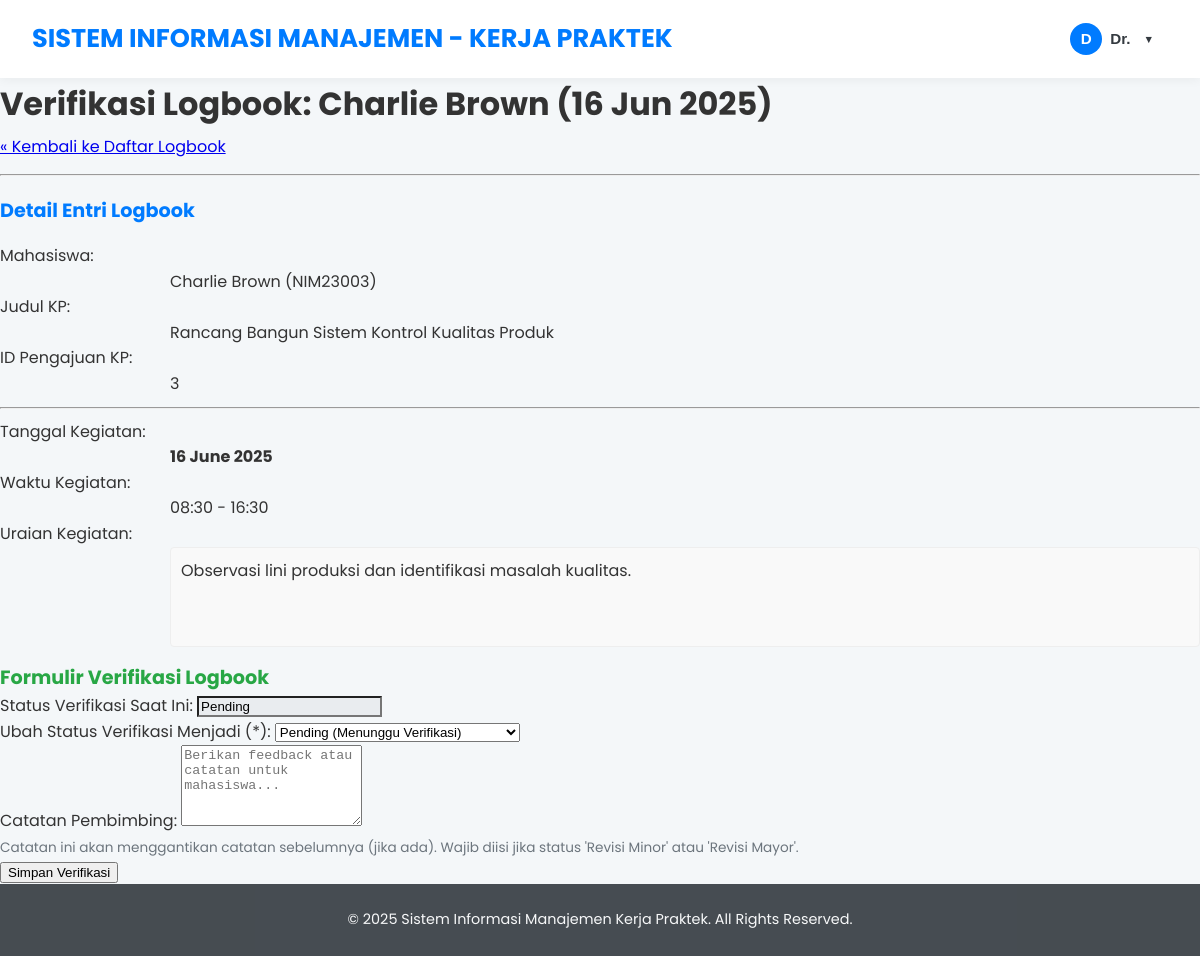
/dosen/logbook_verifikasi_form.php?id_logbook=13 (signed in), run on the app's committed database.
### tables this page shows
CREATE TABLE `logbook` (
  `id_logbook` int NOT NULL,
  `id_pengajuan` int NOT NULL,
  `tanggal_kegiatan` date NOT NULL,
  `jam_mulai` time DEFAULT NULL,
  `jam_selesai` time DEFAULT NULL,
  `uraian_kegiatan` text NOT NULL,
  `status_verifikasi_logbook` enum('pending','disetujui','revisi_minor','revisi_mayor') DEFAULT 'pending',
  `catatan_pembimbing_logbook` text,
  `created_at` timestamp NOT NULL DEFAULT CURRENT_TIMESTAMP,
  `updated_at` timestamp NOT NULL DEFAULT CURRENT_TIMESTAMP ON UPDATE CURRENT_TIMESTAMP
);

CREATE TABLE `mahasiswa` (
  `nim` varchar(15) NOT NULL,
  `password` varchar(100) NOT NULL,
  `nama` varchar(100) NOT NULL,
  `email` varchar(100) NOT NULL,
  `no_hp` varchar(20) DEFAULT NULL,
  `prodi` varchar(50) DEFAULT NULL,
  `angkatan` int DEFAULT NULL,
  `ipk` decimal(3,2) DEFAULT '0.00',
  `sks_lulus` int DEFAULT '0',
  `status_akun` enum('pending_verification','active','suspended') DEFAULT 'pending_verification',
  `created_at` timestamp NOT NULL DEFAULT CURRENT_TIMESTAMP,
  `updated_at` timestamp NOT NULL DEFAULT CURRENT_TIMESTAMP ON UPDATE CURRENT_TIMESTAMP
);

CREATE TABLE `pengajuan_kp` (
  `id_pengajuan` int NOT NULL,
  `nim` varchar(15) NOT NULL,
  `id_perusahaan` int DEFAULT NULL,
  `judul_kp` varchar(255) DEFAULT NULL,
  `deskripsi_kp` text,
  `tanggal_pengajuan` date NOT NULL,
  `tanggal_mulai_rencana` date DEFAULT NULL,
  `tanggal_selesai_rencana` date DEFAULT NULL,
  `status_pengajuan` enum('draft','diajukan_mahasiswa','diverifikasi_dospem','disetujui_dospem','ditolak_dospem','menunggu_konfirmasi_perusahaan','diterima_perusahaan','ditolak_perusahaan','penentuan_dospem_kp','kp_berjalan','selesai_pelaksanaan','laporan_disetujui','selesai_dinilai','dibatalkan') DEFAULT 'draft',
  `nip_dosen_pembimbing_kp` varchar(20) DEFAULT NULL,
  `catatan_admin` text,
  `catatan_dosen` text,
  `surat_pengantar_path` varchar(255) DEFAULT NULL,
  `surat_balasan_perusahaan_path` varchar(255) DEFAULT NULL,
  `created_at` timestamp NOT NULL DEFAULT CURRENT_TIMESTAMP,
  `updated_at` timestamp NOT NULL DEFAULT CURRENT_TIMESTAMP ON UPDATE CURRENT_TIMESTAMP
);

### dosen/logbook_verifikasi_form.php (the view, shortened to what this page needs)
<?php
$nip_dosen_login = $_SESSION['user_id'];
$id_logbook_url = null;
$logbook_detail = null;
$error_message = '';
if (isset($_GET['id_logbook']) && filter_var($_GET['id_logbook'], FILTER_VALIDATE_INT)) {
    $id_logbook_url = (int)$_GET['id_logbook'];
} else {
    $error_message = "ID Logbook tidak valid atau tidak ditemukan.";
}
require_once '../config/db_connect.php';
function getLogbookDetailForDosen($conn_db, $logbook_id, $nip_dosen, &$out_error_message) {
    $data = null;
    $sql = "SELECT
                l.id_logbook, l.id_pengajuan, l.tanggal_kegiatan, l.jam_mulai, l.jam_selesai,
                l.uraian_kegiatan, l.status_verifikasi_logbook, l.catatan_pembimbing_logbook,
                pk.judul_kp, pk.nim AS nim_mahasiswa_kp,
                m.nama AS nama_mahasiswa
            FROM logbook l
            JOIN pengajuan_kp pk ON l.id_pengajuan = pk.id_pengajuan
            JOIN mahasiswa m ON pk.nim = m.nim
            WHERE l.id_logbook = ? AND pk.nip_dosen_pembimbing_kp = ?";
    $stmt = $conn_db->prepare($sql);
    if ($stmt) {
        $stmt->bind_param("is", $logbook_id, $nip_dosen);
        $stmt->execute();
        $result = $stmt->get_result();
        if ($result->num_rows === 1) {
            $data = $result->fetch_assoc();
        } else {
            $out_error_message = "Detail logbook tidak ditemukan atau Anda tidak berhak mengakses logbook ini.";
        }
    } else {
        $out_error_message = "Gagal menyiapkan query untuk mengambil detail logbook: " . (($conn_db->error) ? htmlspecialchars($conn_db->error) : "Kesalahan DB tidak diketahui.");
    }
    return $data;
}
if ($id_logbook_url && empty($error_message_initial_load) && $conn && ($conn instanceof mysqli)) {
    $logbook_detail = getLogbookDetailForDosen($conn, $id_logbook_url, $nip_dosen_login, $error_message);
}
$opsi_status_verifikasi_logbook = [
    'pending' => 'Pending (Menunggu Verifikasi)',
    'disetujui' => 'Disetujui',
    'revisi_minor' => 'Revisi Minor (Perlu Perbaikan Kecil)',
    'revisi_mayor' => 'Revisi Mayor (Perlu Perbaikan Besar)'
];
if ($logbook_detail && !empty($logbook_detail['nama_mahasiswa'])) {
    $page_title = "Verifikasi Logbook: " . htmlspecialchars($logbook_detail['nama_mahasiswa']) . " (" . date("d M Y", strtotime($logbook_detail['tanggal_kegiatan'])) . ")";
}
require_once '../includes/header.php';
?>
<div class="page-layout-wrapper">
    <main class="main-content-area">
        <div class="form-container verifikasi-logbook-form">
            <h1><?php echo htmlspecialchars($page_title); ?></h1>
            <a href="/KP/dosen/logbook_verifikasi_list.php" class="btn btn-light btn-sm mb-3">&laquo; Kembali ke Daftar Logbook</a>
            <hr>
            <?php if ($logbook_detail): ?>
                <div class="info-section card mb-4">
                    <div class="card-header"><h3>Detail Entri Logbook</h3></div>
                    <div class="card-body">
                        <dl>
                            <dt>Mahasiswa:</dt><dd><?php echo htmlspecialchars($logbook_detail['nama_mahasiswa']); ?> (<?php echo htmlspecialchars($logbook_detail['nim_mahasiswa_kp']); ?>)</dd>
                            <dt>Judul KP:</dt><dd><?php echo htmlspecialchars($logbook_detail['judul_kp']); ?></dd>
                            <dt>ID Pengajuan KP:</dt><dd><?php echo $logbook_detail['id_pengajuan']; ?></dd>
                            <hr style="margin: 10px 0;">
                            <dt>Tanggal Kegiatan:</dt><dd><strong><?php echo date("d F Y", strtotime($logbook_detail['tanggal_kegiatan'])); ?></strong></dd>
                            <dt>Waktu Kegiatan:</dt>
                            <dd>
                                <?php
                                if ($logbook_detail['jam_mulai'] && $logbook_detail['jam_selesai']) {
                                    echo date("H:i", strtotime($logbook_detail['jam_mulai'])) . " - " . date("H:i", strtotime($logbook_detail['jam_selesai']));
                                } elseif ($logbook_detail['jam_mulai']) {
                                    echo "Mulai: " . date("H:i", strtotime($logbook_detail['jam_mulai']));
                                } else {
                                    echo "<em>Tidak dicatat</em>";
                                }
                                ?>
                            </dd>
                            <dt>Uraian Kegiatan:</dt>
                            <dd class="uraian-kegiatan-display"><?php echo nl2br(htmlspecialchars($logbook_detail['uraian_kegiatan'])); ?></dd>
                        </dl>
                    </div>
                </div>
                <form action="/KP/dosen/logbook_verifikasi_form.php?id_logbook=<?php echo $id_logbook_url; ?>" method="POST" class="action-form card">
                    <div class="card-header"><h3>Formulir Verifikasi Logbook</h3></div>
                    <div class="card-body">
                        <div class="form-group">
                            <label for="status_verifikasi_logbook_current">Status Verifikasi Saat Ini:</label>
                            <input type="text" id="status_verifikasi_logbook_current" value="<?php echo htmlspecialchars(ucfirst(str_replace('_', ' ', $logbook_detail['status_verifikasi_logbook']))); ?>" readonly class="readonly-input">
                        </div>
                        <div class="form-group">
                            <label for="status_verifikasi_logbook">Ubah Status Verifikasi Menjadi (*):</label>
                            <select id="status_verifikasi_logbook" name="status_verifikasi_logbook" required>
                                <?php foreach ($opsi_status_verifikasi_logbook as $value => $text): ?>
                                    <option value="<?php echo $value; ?>" <?php echo ($logbook_detail['status_verifikasi_logbook'] == $value) ? 'selected' : ''; ?>>
                                        <?php echo htmlspecialchars($text); ?>
                                    </option>
                                <?php endforeach; ?>
                            </select>
                        </div>
                        <div class="form-group">
                            <label for="catatan_pembimbing_logbook">Catatan Pembimbing:</label>
                            <textarea id="catatan_pembimbing_logbook" name="catatan_pembimbing_logbook" rows="5" placeholder="Berikan feedback atau catatan untuk mahasiswa..."></textarea>
                            <small>Catatan ini akan menggantikan catatan sebelumnya (jika ada). Wajib diisi jika status 'Revisi Minor' atau 'Revisi Mayor'.</small>
                        </div>
                        <div class="form-actions">
                            <button type="submit" name="submit_verifikasi_logbook" class="btn btn-success">Simpan Verifikasi</button>
                        </div>
                    </div>
                </form>
            <?php elseif(empty($error_message)): ?>
                <div class="message info"><p>Memuat detail logbook...</p></div>
            <?php endif; ?>
        </div>
    </main>
</div>
<?php
require_once '../includes/footer.php';
?>

### includes/header.php (style rules this page uses)
:root { --primary-color: #007BFF; --primary-hover: #0056b3; --secondary-color: #6c757d; --dark-color: #343a40; --light-color: #f8f9fa; --background-color: #f4f7f9; --text-color: #333; --border-color: #dee2e6; --card-shadow: 0 4px 15px rgba(0,0,0,0.06); --border-radius: 12px; }
* { box-sizing: border-box; }
body, h1, h2, h3, h4, h5, h6, p, ul, ol { margin: 0; padding: 0; }
body { font-family: 'Poppins', sans-serif; line-height: 1.6; background-color: var(--background-color); color: var(--text-color); display: flex; flex-direction: column; min-height: 100vh; }

### dosen/logbook_verifikasi_form.php (style rules this page uses)
.verifikasi-logbook-form h1 { margin-top: 0; margin-bottom: 5px; }
.verifikasi-logbook-form hr { margin-top:15px; margin-bottom: 20px; }
.btn.mb-3 { margin-bottom: 1rem !important; }
.info-section.card .card-header h3 { font-size: 1.2em; color: #007bff; }
.info-section.card .card-body dl dt { width: 160px; }
.info-section.card .card-body dl dd { margin-left: 170px; }
.uraian-kegiatan-display { white-space: pre-wrap; background-color: #f9f9f9; padding: 10px; border: 1px solid #eee; border-radius: 4px; min-height: 100px; }
.action-form.card .card-header h3 { font-size: 1.2em; color: #28a745; }
.readonly-input { background-color: #e9ecef; cursor: not-allowed; }
.form-group small { display: block; font-size: 0.85em; color: #6c757d; margin-top: 4px; }

### data on the page
logbook: tanggal_kegiatan.nama "Verifikasi Logbook: Charlie Brown (16 Jun 2025)", mahasiswa.nama "Charlie Brown", id_pengajuan.nim "NIM23003", id_pengajuan.judul_kp "Rancang Bangun Sistem Kontrol Kualitas Produk", id_pengajuan "3", tanggal_kegiatan "16 June 2025", jam_mulai "08:30", jam_selesai "16:30", uraian_kegiatan "Observasi lini produksi dan identifikasi masalah kualitas.", status_verifikasi_logbook "Pending", status_verifikasi_logbook "Pending (Menunggu Verifikasi)"

### other printed values
substr($user_nama, 0, 1) "D"
explode(' ', $user_nama)[0] "Dr."
